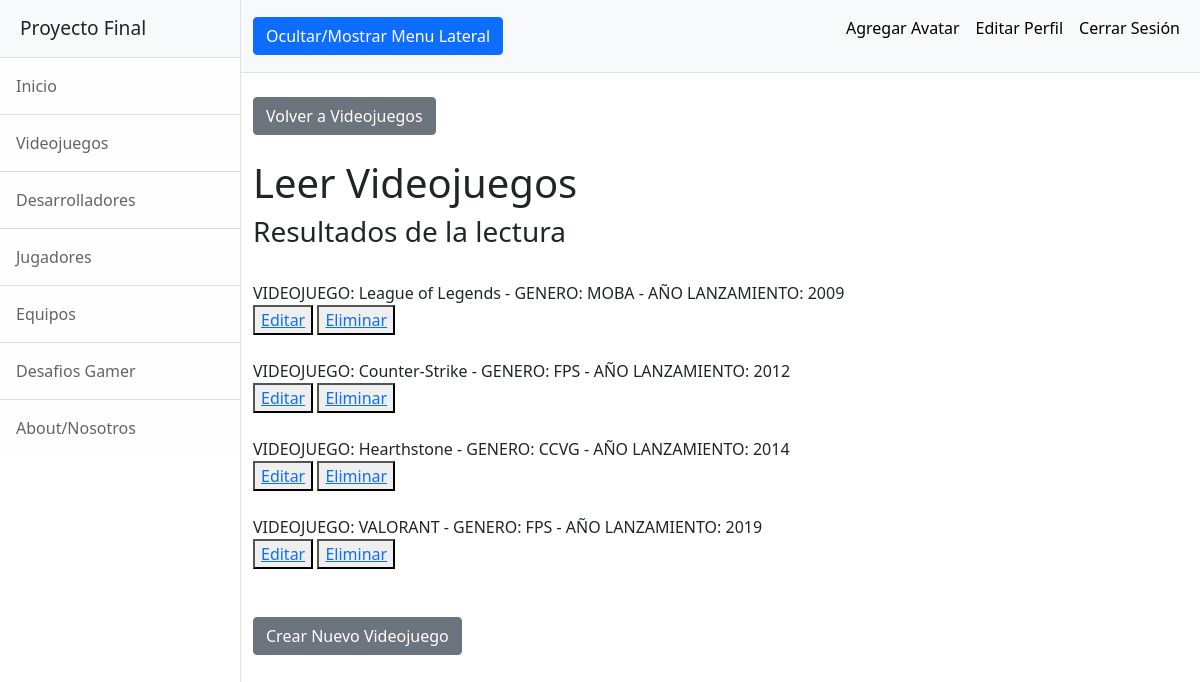
The app's page /AppFinal/videojuegosLeer (signed in) with its own data.
### AppFinal/models.py (models this page shows)
class Videojuego(models.Model):
    nombre = models.CharField(max_length = 40)
    genero = models.CharField(max_length = 40)
    año_lanzamiento = models.IntegerField()
    def __str__(self):
        return f"VIDEOJUEGO: {self.nombre} - GENERO: {self.genero} - AÑO LANZAMIENTO: {self.año_lanzamiento}"

### AppFinal/views.py (the view)
# urls.py: path('videojuegosLeer', views.videojuegosLeer, name="VideojuegosLeer"),
@login_required
def videojuegosLeer(request):
    videojuegos = Videojuego.objects.all()
    contexto = {"videojuegos":videojuegos}
    return render(request, "AppFinal/videojuegosLeer.html", contexto)

### AppFinal/templates/AppFinal/videojuegosLeer.html
{% extends "AppFinal/padre.html" %}
{% load static %}
{% block dynamicContent %}
    <div class="container-fluid">
        <br><a class="btn btn-secondary" href="{% url 'Videojuegos' %}">Volver a Videojuegos</a>
        <h1 class="mt-4">Leer Videojuegos</h1>
        <h3>Resultados de la lectura</h3><br>
        {% for videojuego in videojuegos %}
            {{videojuego}}<br>
            <button><a href="{% url 'VideojuegosEditar' videojuego.nombre %}">Editar</a></button>
            <button><a href="{% url 'VideojuegosEliminar' videojuego.nombre %}">Eliminar</a></button><br><br>
        {% endfor %}
        <br><a class="btn btn-secondary" href="{% url 'VideojuegosFormulario' %}">Crear Nuevo Videojuego</a>
    </div>
{% endblock %}

### records on screen
Videojuego: nombre+genero+año_lanzamiento "VIDEOJUEGO: League of Legends - GENERO: MOBA - AÑO LANZAMIENTO: 2009"
Videojuego: nombre+genero+año_lanzamiento "VIDEOJUEGO: Counter-Strike - GENERO: FPS - AÑO LANZAMIENTO: 2012"
Videojuego: nombre+genero+año_lanzamiento "VIDEOJUEGO: Hearthstone - GENERO: CCVG - AÑO LANZAMIENTO: 2014"
Videojuego: nombre+genero+año_lanzamiento "VIDEOJUEGO: VALORANT - GENERO: FPS - AÑO LANZAMIENTO: 2019"
